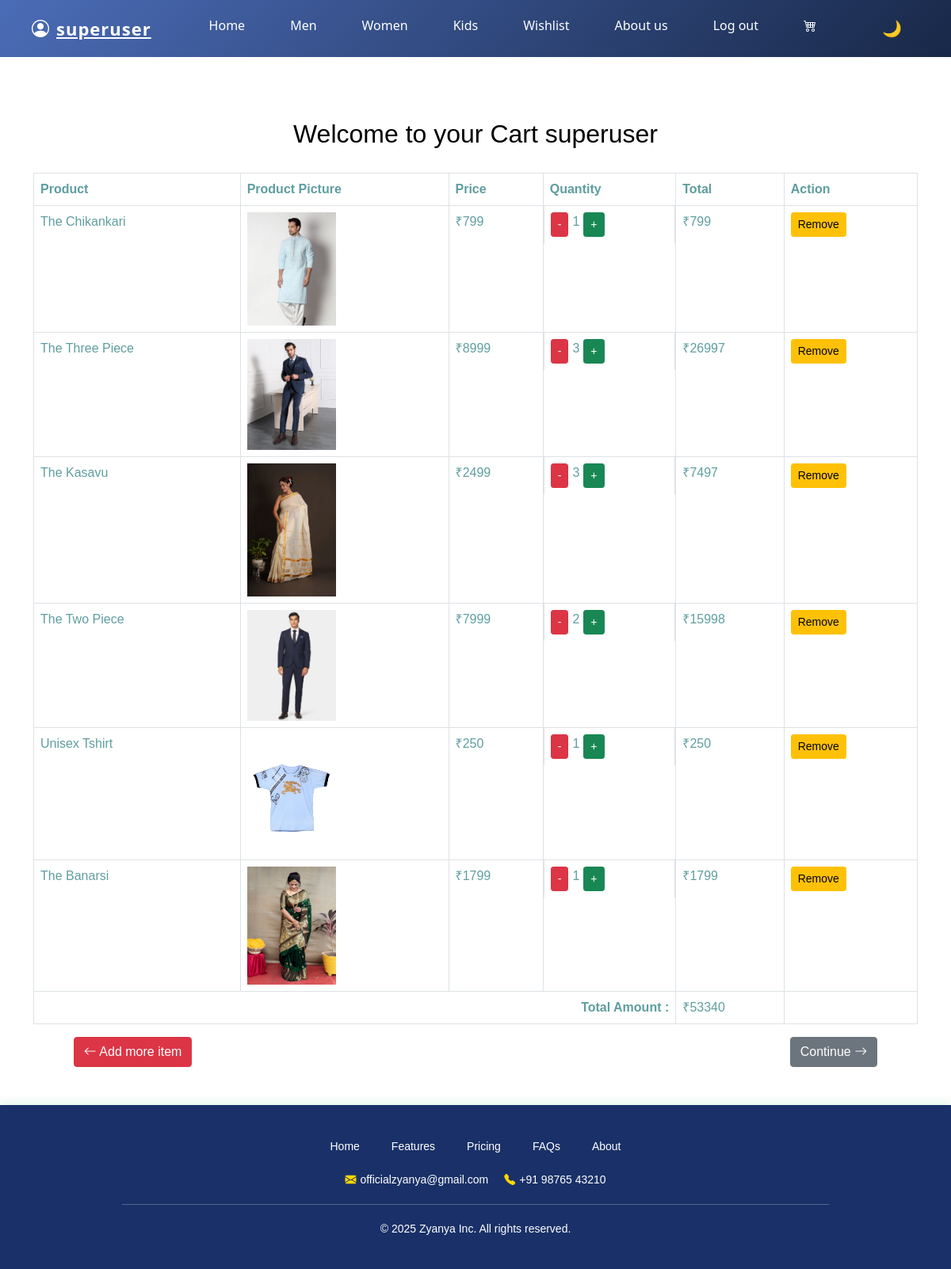
The app's page /cart/ (signed in) with its own data.
### shoppingapp/models.py (models this page shows, shortened)
class Cart(models.Model):
    user = models.ForeignKey(User, on_delete=models.CASCADE)
    product = models.ForeignKey(product, on_delete=models.CASCADE)
    quantity = models.PositiveIntegerField(default=1)

class product(models.Model):
    product_name=models.CharField(max_length=100)
    product_img=models.ImageField(upload_to='productimg/')
    product_price=models.IntegerField()
    product_description=models.TextField()
    connection=models.ForeignKey(section,related_name="sections",on_delete=models.CASCADE)

### shoppingapp/views.py (the view)
# urls.py: path('cart/', views.cart_view, name='cart'),
@login_required(login_url='login')
def cart_view(request):
    cart_items = Cart.objects.filter(user=request.user)
    total_price = sum(item.product.product_price * item.quantity for item in cart_items)
    return render(request, 'cart.html', {'cart_items': cart_items, 'total_price': total_price,})

### shoppingapp/templatetags/custom_filters.py (called while the page is built)
@register.filter
def mul(value, arg):
    return value * arg

### templates/cart.html
{% include "navbar.html" %}
{% load custom_filters %}
{% block content %}
<h2 style="text-align:center; margin:30px 0; font-family: 'Gill Sans', 'Gill Sans MT', Calibri, 'Trebuchet MS', sans-serif;">Welcome to your Cart {{ request.user }} </h2>
<div class="container" >
  {% if cart_items %}
    <table class="table table-bordered"style="color:cadetblue">
      <thead>
        <tr>
          <th>Product</th>
          <th>Product Picture</th>
          <th>Price</th>
          <th>Quantity</th>
          <th>Total</th>
          <th>Action</th>
        </tr>
      </thead>
      <tbody>
        {% for item in cart_items %}
        <tr>
          <td>{{ item.product.product_name }}</td>
          {% if item.product.product_img %}
          <td>
            <img src="{{  item.product.product_img.url }}" alt="{{ item.product.product_name }}" style="width:7rem">
          </td>
          {% endif %}
          <td>₹{{ item.product.product_price }}</td>
            <td style="display:flex; gap:5px;">
              <a href="{% url 'subtract_quantity' item.id %}" class="btn btn-sm btn-danger">-</a>
              {{ item.quantity }}
              <a href="{% url 'add_quantity' item.id %}" class="btn btn-sm btn-success">+</a>
            </td>
         <td>₹{{ item.product.product_price|mul:item.quantity }}</td>
          <td>
            <a href="{% url 'remove_item' item.id %}" class="btn btn-sm btn-warning">Remove</a>
          </td>
        </tr>
        {% endfor %}
        <tr>
          <td colspan="4" style="text-align:right;"><strong>Total Amount :</strong></td>
          <td>₹{{ total_price }}</td>
          <td></td>
        </tr>
      </tbody>
    </table>
  {% else %}
    <p style="text-align:center; margin-top:50px;">Your cart is empty.</p>
  {% endif %}
</div>
<div style="display: flex;justify-content: space-between; align-item:center">
 <button style="paddding-left:6%;margin-left:5.8rem" class="btn btn-danger" onclick="window.history.back()"><i class="bi bi-arrow-left"></i> Add more item</button>
<a href="{% url 'checkout' %}"><button style="paddding-right:6%;margin-right:5.8rem"  class="btn btn-secondary">Continue <i class="bi bi-arrow-right"></i> </button></a>
</div>
{% endblock content %}
{% include "fotter.html" %}

### templates/navbar.html (shortened to what this page needs)
<!DOCTYPE html>
{% load static %}
<html lang="en">
<head>
  <link href="https://cdn.jsdelivr.net/npm/bootstrap@5.0.2/dist/css/bootstrap.min.css"
        rel="stylesheet"
>
  <link rel="stylesheet" href="{% static 'css/navbar.css' %}">
  <link rel="stylesheet" href="https://cdn.jsdelivr.net/npm/bootstrap-icons@1.11.1/font/bootstrap-icons.css">
</head>
<body>
{% if user.is_authenticated %}
<nav class="navbar">
  <div class="logo" style="cursor:pointer;">
    <a href="{% url 'profile' %}" style="display:flex; align-items:center;">
      <i class="bi bi-person-circle" style="padding-right:0.5rem; transition: transform 0.3s;"></i>
      {{ user.username }}
    </a>
  </div>
  <ul class="nav-links">
    <li><a href="{% url 'home' %}">Home</a></li>
    <li><a href="#">Men</a></li>
    <li><a href="#">Women</a></li>
    <li><a href="#">Kids</a></li>
    <li><a href="{% url 'wishlist' %}">Wishlist</a></li>
    <li><a href="{% url 'about' %}">About us</a></li>
    <li><a href="{% url 'logout' %}">Log out</a></li>
    <li><a href="{% url 'cart' %}"><i class="bi bi-cart4"></i></a></li>
    <li>
      <button id="btn" class="theme-btn">
        <span id="span">🌙</span>
      </button>
    </li>
  </ul>
</nav>
{% endif %}
<br><br>
</body>
</html>

### templates/fotter.html (shortened to what this page needs)
  <!DOCTYPE html>
  {% load static %}
  <html lang="en">
  <head>
    <link rel="stylesheet" href="{% static 'css/fotter.css' %}">
<br>
<br>
<footer id="f" style="background: rgba(1, 27, 88, 0.9); backdrop-filter: blur(10px); padding: 40px 0; color:white; font-family: Arial, sans-serif;">
  <div class="container text-center">
    <ul style="list-style:none; padding:0; margin-bottom:20px; display:flex; justify-content:center; flex-wrap:wrap; gap:20px;">
      <li><a href="{% url 'home' %}" style="color:white; text-decoration:none; font-weight:500;">Home</a></li>
      <li><a href="#" style="color:white; text-decoration:none; font-weight:500;">Features</a></li>
      <li><a href="#" style="color:white; text-decoration:none; font-weight:500;">Pricing</a></li>
      <li><a href="#" style="color:white; text-decoration:none; font-weight:500;">FAQs</a></li>
      <li><a href="{% url 'about' %}" style="color:white; text-decoration:none; font-weight:500;">About</a></li>
    </ul>
    <div style="margin-bottom:15px; font-size:14px; display:flex; justify-content:center; flex-wrap:wrap; gap:20px;">
      <span><i class="bi bi-envelope-fill" style="margin-right:5px;"></i>officialzyanya@gmail.com</span>
      <span><i class="bi bi-telephone-fill" style="margin-right:5px;"></i>+91 98765 43210</span>
    </div>
    <hr style="width:80%; margin:20px auto; border-color: rgba(255,255,255,0.3);">
    <p style="margin:0; font-size:14px;">© 2025 Zyanya Inc. All rights reserved.</p>
  </div>
</footer>

### static/css/navbar.css (style rules this page uses)
.navbar { display: flex; justify-content: space-between; align-items: center; background: linear-gradient(135deg, #4b6cb7, #182848); padding: 12px 40px; font-family: 'Segoe UI', sans-serif; }
.logo { font-size: 22px; font-weight: bold; color: #fff; letter-spacing: 1px; }
.nav-links { list-style: none; display: flex; gap: 25px; margin: 0; padding: 0; }
.nav-links a { text-decoration: none; }
.nav-links li { padding: 8px 16px; border-radius: 8px; color: white; font-weight: 500; transition: all 0.3s ease; }
.theme-btn { background: transparent; border: none; cursor: pointer; font-size: 20px; color: white; margin-left: 20px; transition: transform 0.3s ease; }
body { background: white; color: black; transition: background 0.4s, color 0.4s; }

### static/css/fotter.css (style rules this page uses)
body { margin: 0; font-family: Arial, sans-serif; }
footer { background: #4b6cb7; text-align: center; padding: 20px 0; box-shadow: 0 -5px 10px rgba(4, 190, 70, 0.1); }
footer ul { list-style: none; padding: 0; margin: 0 0 10px 0; }
footer ul li { display: inline; margin: 0 10px; }
footer ul li a { text-decoration: none; color: #555; font-size: 14px; }
footer hr { width: 80%; margin: 15px auto; border: 0; border-top: 1px solid #eee; }
footer p { font-size: 14px; color: #555; margin: 0; }

### templates/navbar.html (style rules this page uses)
a { color: white; transition: all 0.3s ease; }

### templates/fotter.html (style rules this page uses)
#f { background: linear-gradient(135deg, #4b6cb7, #182848); }
footer ul li a,footer p { color: white; }
footer span i { color: #ffd700; }

### records on screen
Cart: product.product_name "The Chikankari", product.product_img (picture), product.product_price "799", quantity "1", product.product_price|mul "799"
Cart: product.product_name "The Three Piece", product.product_img (picture), product.product_price "8999", quantity "3", product.product_price|mul "26997"
Cart: product.product_name "The Kasavu", product.product_img (picture), product.product_price "2499", quantity "3", product.product_price|mul "7497"
Cart: product.product_name "The Two Piece", product.product_img (picture), product.product_price "7999", quantity "2", product.product_price|mul "15998"
Cart: product.product_name "Unisex Tshirt", product.product_img (picture), product.product_price "250", quantity "1", product.product_price|mul "250"
Cart: product.product_name "The Banarsi", product.product_img (picture), product.product_price "1799", quantity "1", product.product_price|mul "1799"

### other values on screen
{{ user.username }} "superuser"
{{ request.user }} "superuser"
{{ total_price }} "53340"
